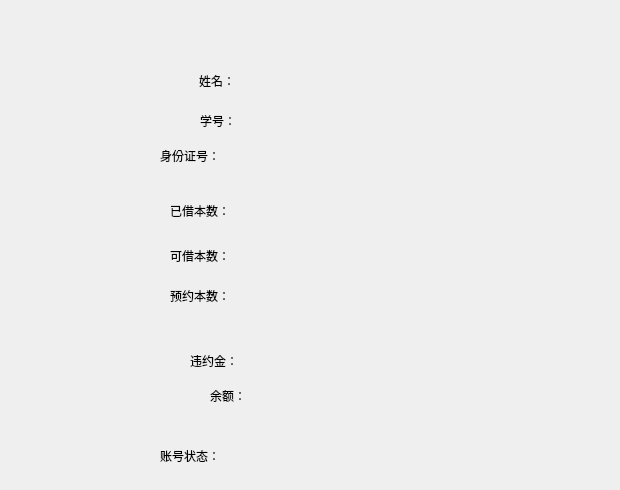
     <widget class="QWidget" name="userinforwindow">
      <widget class="QLabel" name="username">
       <property name="geometry">
        <rect>
         <x>199</x>
         <y>70</y>
         <width>91</width>
         <height>21</height>
        </rect>
       </property>
       <property name="styleSheet">
        <string notr="true">font:12pt &quot;微软雅黑&quot;;</string>
       </property>
       <property name="text">
        <string>姓名：</string>
       </property>
      </widget>
      <widget class="QLabel" name="userid">
       <property name="geometry">
        <rect>
         <x>200</x>
         <y>100</y>
         <width>71</width>
         <height>41</height>
        </rect>
       </property>
       <property name="styleSheet">
        <string notr="true">font: 12pt &quot;微软雅黑&quot;;</string>
       </property>
       <property name="text">
        <string>学号：</string>
       </property>
      </widget>
      <widget class="QLabel" name="usercid">
       <property name="geometry">
        <rect>
         <x>160</x>
         <y>140</y>
         <width>101</width>
         <height>31</height>
        </rect>
       </property>
       <property name="styleSheet">
        <string notr="true">font: 12pt &quot;微软雅黑&quot;;</string>
       </property>
       <property name="text">
        <string>身份证号：</string>
       </property>
      </widget>
      <widget class="QLabel" name="usermoney">
       <property name="geometry">
        <rect>
         <x>210</x>
         <y>380</y>
         <width>71</width>
         <height>31</height>
        </rect>
       </property>
       <property name="styleSheet">
        <string notr="true">font: 12pt &quot;微软雅黑&quot;;</string>
       </property>
       <property name="text">
        <string>余额：</string>
       </property>
      </widget>
      <widget class="QLabel" name="lendednum">
       <property name="geometry">
        <rect>
         <x>170</x>
         <y>190</y>
         <width>101</width>
         <height>41</height>
        </rect>
       </property>
       <property name="styleSheet">
        <string notr="true">font: 12pt &quot;微软雅黑&quot;;</string>
       </property>
       <property name="text">
        <string>已借本数：</string>
       </property>
      </widget>
      <widget class="QLabel" name="lendingnum">
       <property name="geometry">
        <rect>
         <x>170</x>
         <y>240</y>
         <width>91</width>
         <height>31</height>
        </rect>
       </property>
       <property name="styleSheet">
        <string notr="true">font: 12pt &quot;微软雅黑&quot;;</string>
       </property>
       <property name="text">
        <string>可借本数：</string>
       </property>
      </widget>
      <widget class="QLabel" name="userstate">
       <property name="geometry">
        <rect>
         <x>160</x>
         <y>430</y>
         <width>101</width>
         <height>51</height>
        </rect>
       </property>
       <property name="styleSheet">
        <string notr="true">font: 12pt &quot;微软雅黑&quot;;</string>
       </property>
       <property name="text">
        <string>账号状态：</string>
       </property>
      </widget>
      <widget class="QLabel" name="ordernum">
       <property name="geometry">
        <rect>
         <x>170</x>
         <y>280</y>
         <width>91</width>
         <height>31</height>
        </rect>
       </property>
       <property name="styleSheet">
        <string notr="true">font: 12pt &quot;微软雅黑&quot;;</string>
       </property>
       <property name="text">
        <string>预约本数：</string>
       </property>
      </widget>
      <widget class="QLabel" name="userowemoney">
       <property name="geometry">
        <rect>
         <x>190</x>
         <y>340</y>
         <width>81</width>
         <height>41</height>
        </rect>
       </property>
       <property name="styleSheet">
        <string notr="true">font: 12pt &quot;微软雅黑&quot;;</string>
       </property>
       <property name="text">
        <string>违约金：</string>
       </property>
      </widget>
      <widget class="QLabel" name="username1">
       <property name="geometry">
        <rect>
         <x>270</x>
         <y>70</y>
         <width>131</width>
         <height>31</height>
        </rect>
       </property>
       <property name="styleSheet">
        <string notr="true">font: 12pt &quot;微软雅黑&quot;;</string>
       </property>
       <property name="text">
        <string/>
       </property>
      </widget>
      <widget class="QLabel" name="userid1">
       <property name="geometry">
        <rect>
         <x>270</x>
         <y>110</y>
         <width>191</width>
         <height>31</height>
        </rect>
       </property>
       <property name="styleSheet">
        <string notr="true">font: 12pt &quot;微软雅黑&quot;;</string>
       </property>
       <property name="text">
        <string/>
       </property>
      </widget>
      <widget class="QLabel" name="usercid1">
       <property name="geometry">
        <rect>
         <x>270</x>
         <y>140</y>
         <width>341</width>
         <height>31</height>
        </rect>
       </property>
       <property name="styleSheet">
        <string notr="true">font: 12pt &quot;微软雅黑&quot;;</string>
       </property>
       <property name="text">
        <string/>
       </property>
      </widget>
      <widget class="QLabel" name="lendednum1">
       <property name="geometry">
        <rect>
         <x>270</x>
         <y>200</y>
         <width>81</width>
         <height>31</height>
        </rect>
       </property>
       <property name="styleSheet">
        <string notr="true">font: 12pt &quot;微软雅黑&quot;;</string>
       </property>
       <property name="text">
        <string/>
       </property>
      </widget>
      <widget class="QLabel" name="lendingnum1">
       <property name="geometry">
        <rect>
         <x>270</x>
         <y>240</y>
         <width>91</width>
         <height>31</height>
        </rect>
       </property>
       <property name="styleSheet">
        <string notr="true">font: 12pt &quot;微软雅黑&quot;;</string>
       </property>
       <property name="text">
        <string/>
       </property>
      </widget>
      <widget class="QLabel" name="ordernum1">
       <property name="geometry">
        <rect>
         <x>270</x>
         <y>280</y>
         <width>81</width>
         <height>31</height>
        </rect>
       </property>
       <property name="styleSheet">
        <string notr="true">font: 12pt &quot;微软雅黑&quot;;</string>
       </property>
       <property name="text">
        <string/>
       </property>
      </widget>
      <widget class="QLabel" name="userowemoney1">
       <property name="geometry">
        <rect>
         <x>270</x>
         <y>350</y>
         <width>101</width>
         <height>31</height>
        </rect>
       </property>
       <property name="styleSheet">
        <string notr="true">font: 12pt &quot;微软雅黑&quot;;</string>
       </property>
       <property name="text">
        <string/>
       </property>
      </widget>
      <widget class="QLabel" name="usermoney1">
       <property name="geometry">
        <rect>
         <x>270</x>
         <y>380</y>
         <width>91</width>
         <height>31</height>
        </rect>
       </property>
       <property name="styleSheet">
        <string notr="true">font: 12pt &quot;微软雅黑&quot;;</string>
       </property>
       <property name="text">
        <string/>
       </property>
      </widget>
      <widget class="QLabel" name="userstate1">
       <property name="geometry">
        <rect>
         <x>260</x>
         <y>440</y>
         <width>101</width>
         <height>31</height>
        </rect>
       </property>
       <property name="styleSheet">
        <string notr="true">font: 12pt &quot;微软雅黑&quot;;</string>
       </property>
       <property name="text">
        <string/>
       </property>
      </widget>
     </widget>
